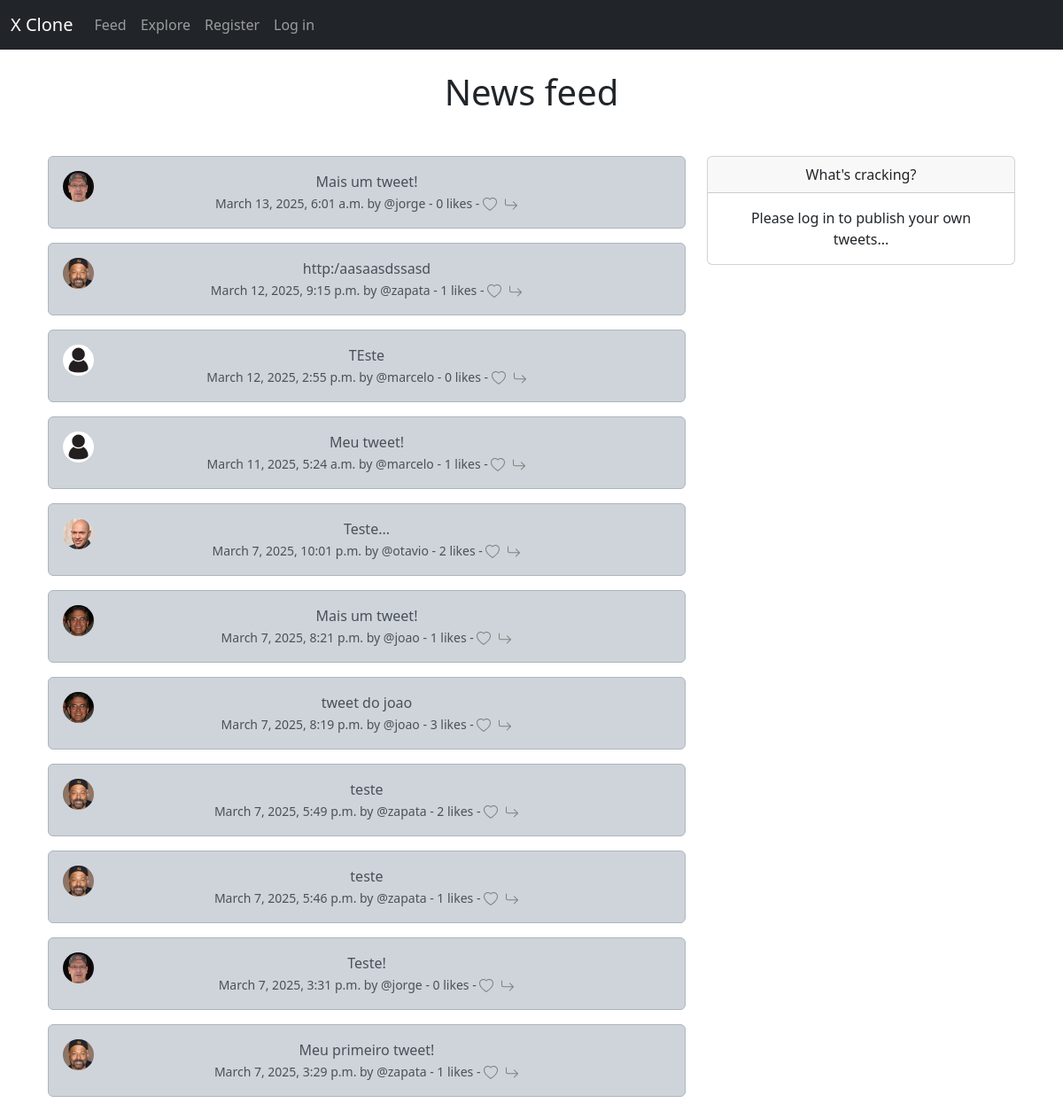
Before: / with the older database file.
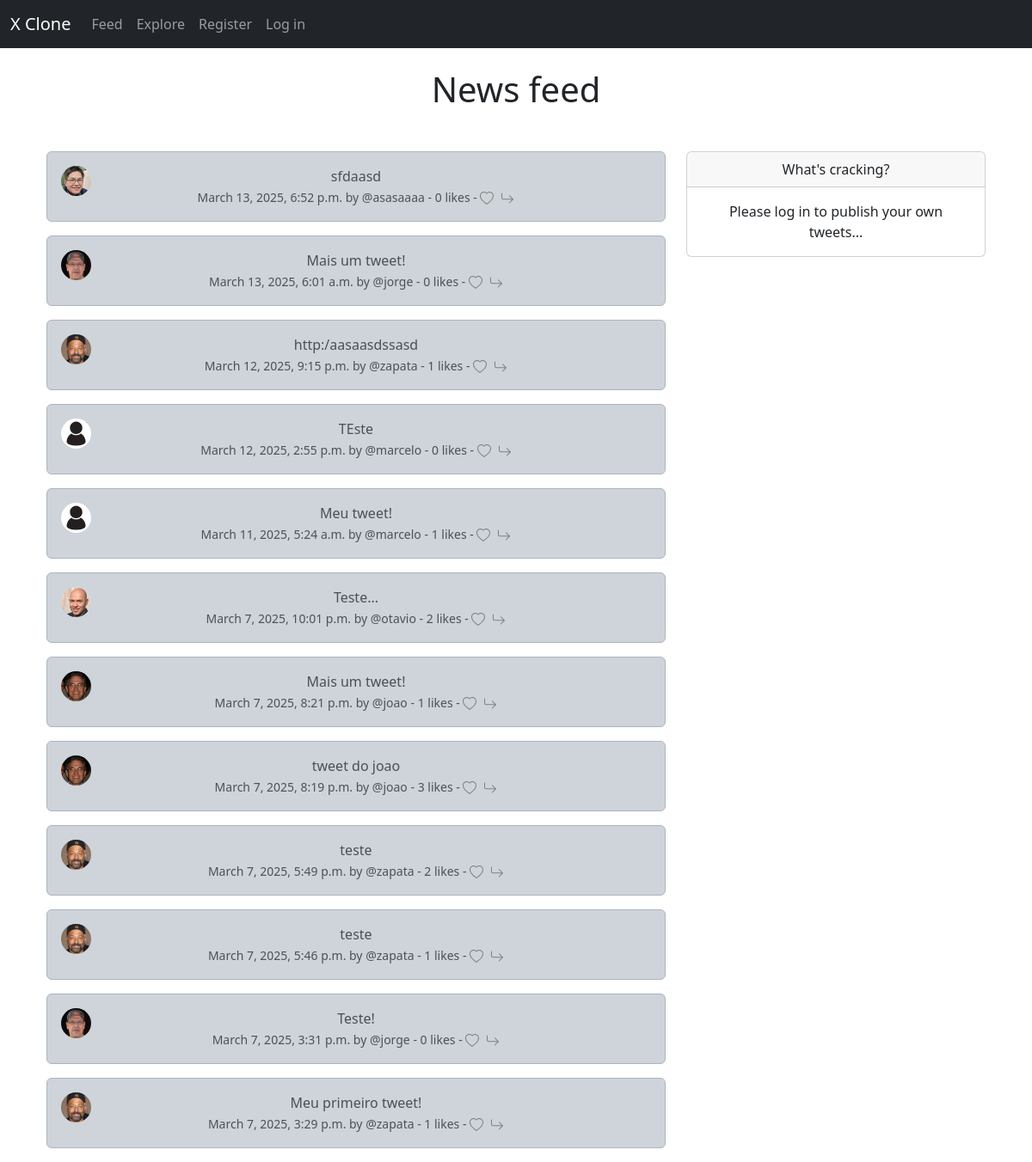
After: the same page with the newer database file.
### x/models.py (models this page shows, shortened)
class Tweet(models.Model):
    user = models.ForeignKey(
        CustomUser,
        related_name="tweets",
        on_delete=models.DO_NOTHING
    )
    body = models.CharField(max_length=200)
    created_at = models.DateTimeField(auto_now=True)
    likes = models.ManyToManyField(CustomUser, related_name='tweet_like', blank=True)
    def number_of_likes(self):
        return self.likes.count()

class CustomUser(AbstractUser):
    follows = models.ManyToManyField("self",
                                     related_name="followed_by",
                                     symmetrical=False,
                                     blank=True)
    profile_image = models.ImageField(null=True, blank=True, upload_to='images/')
    profile_bio = models.CharField(null=True, blank=True, max_length=500)
    homepage_link = models.CharField(null=True, blank=True, max_length=150)
    facebook_link = models.CharField(null=True, blank=True, max_length=150)
    instagram_link = models.CharField(null=True, blank=True, max_length=150)
    linkedin_link = models.CharField(null=True, blank=True, max_length=150)
    def __str__(self):
        return self.username

### x/views.py (the view)
# urls.py: path("", views.home, name="home"),
def home(request):
    if request.user.is_authenticated:
        form = TweetForm(request.POST or None)
        if request.method == "POST":
            if form.is_valid():
                tweet = form.save(commit=False)
                tweet.user = request.user
                tweet.save()
                messages.success(request, ("You tweet has been posted..."))
                return redirect("home")
        tweets = Tweet.objects.all().order_by("-created_at")
        return render(request, 'home.html', {'tweets': tweets, "form": form})
    else:
        tweets = Tweet.objects.all().order_by("-created_at")
        return render(request, 'home.html', {'tweets': tweets})

### x/templates/home.html (shortened to what this page needs)
{% extends 'base.html' %}
{% load static %}
{% block content %}
<div class="container text-center">
    <h1 class="mb-5">News feed</h1>
    <div class="row">
    <div class="col-8">
        {% if tweets %}
        {% for tweet in tweets %}
        <div class="alert alert-dark" role="alert">
            <div class="row">
                <div class="col-1">
                    {% if tweet.user.profile_image %}
                    <a href="{% url 'profile' tweet.user.id %}"><img src="{{ tweet.user.profile_image.url}}" class="img-fluid rounded-circle" width=200 height=200 alt="Profile image..."></a>
                    {% else %}
                    <a href="{% url 'profile' tweet.user.id %}"><img src="{% static '/images/default_profile.jpg' %}" class="img-fluid rounded-circle" alt="Profile image..."></a>
                    {% endif %}
                </div>
                <div class="col-10">
                    <div class="container">
                        {{ tweet.body }}
                        <br><small class="text-muted">
                            {{ tweet.created_at }} by @{{ tweet.user }} - {{ tweet.number_of_likes }} likes -
                    </div>
                </div>
            </div>
        </div>
        {% endfor %}
        {% endif %}
    </div>
    <div class="col-4 ">
        {% if user.is_authenticated %}
        <div class="card">
            <div class="card-header">
              What's cracking?
            </div>
            <div class="card-body">
                {% if form %}
                <form method=POST>
                    {% csrf_token %}
                    <div class="mb-3">
                        {{form.as_p}}
                    <button type="submit" class="btn btn-secondary">Tweet</button>
                  </form>
                  {% endif %}
                  {% else %}
                  <div class="card">
                    <div class="card-header">
                      What's cracking?
                  </div>
                  <div class="card-body">
                    Please log in to publish your own tweets...
                  {% endif %}
            </div>
        </div>
    </div>
</div>
{% endblock %}

Changed rows visible on the page:
added Tweet: user.profile_image (picture), body "sfdaasd", created_at "March 13, 2025, 6:52 p.m.", user "asasaaaa", number_of_likes "0"
